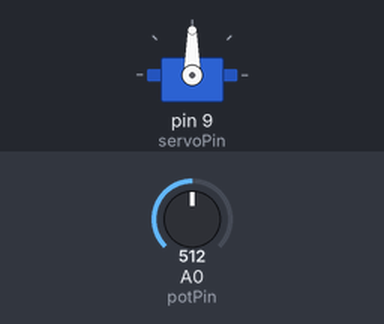
Recording of a sketch running on a simulated Arduino Uno, built with avr-gcc and run on an emulated ATmega328P. On the bench: servo. The test bench sets the inputs (shaded band); at power-on: A0 (potPin) = 512.

Above: at 1.2 s.
1.3 s: A0 (potPin) set to 716
At 2.1 s:
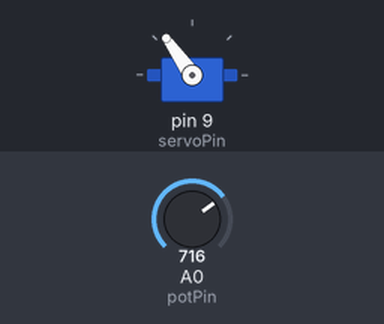
2.8 s: A0 (potPin) set to 900
At 4.0 s:
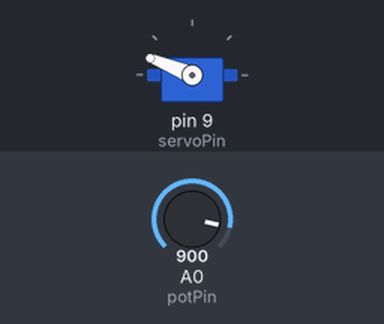
4.3 s: A0 (potPin) set to 1023
At 5.5 s:
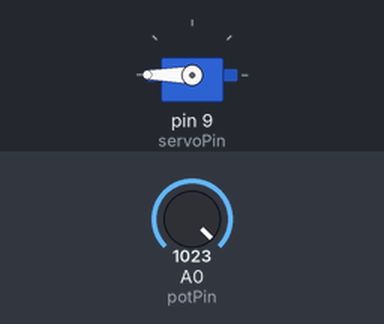
5.8 s: A0 (potPin) set to 306
At 6.8 s:
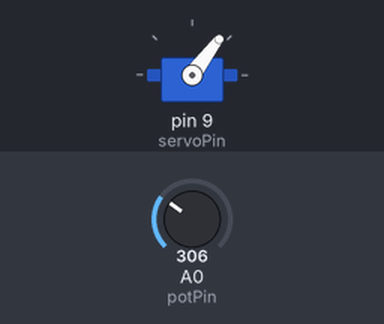
7.3 s: A0 (potPin) set to 122
At 7.7 s:
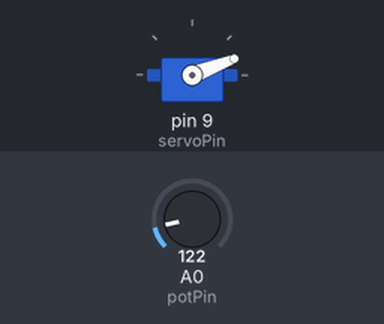
Timing chart, 0 to 9.8 s (numbered marks = the images above; inputs shaded):
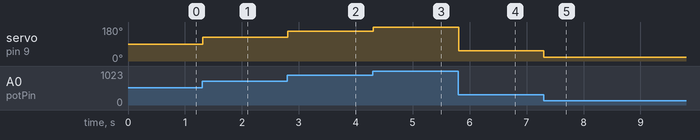

The sketch:

servowithpotentiometer.ino
```cpp
#include <Servo.h>
const int servoPin = 9;
const int potPin = A0;
Servo servoMotor;
void setup() {
  servoMotor.attach(servoPin);
}
void loop() {
  int potValue = analogRead(potPin);
  int servoAngle = map(potValue, 0, 1023, 0, 180);
  servoMotor.write(servoAngle);
  delay(10);
}
```

Measured:
- after the input at 1.3 s, servo on pin 9 (servoPin): 90° → 125° at once
- after the input at 2.8 s, servo on pin 9 (servoPin): 125° → 158° at once
- after the input at 4.3 s, servo on pin 9 (servoPin): 158° → 180° at once
- after the input at 5.8 s, servo on pin 9 (servoPin): 180° → 53° at once
- after the input at 7.3 s, servo on pin 9 (servoPin): 53° → 21° at once
